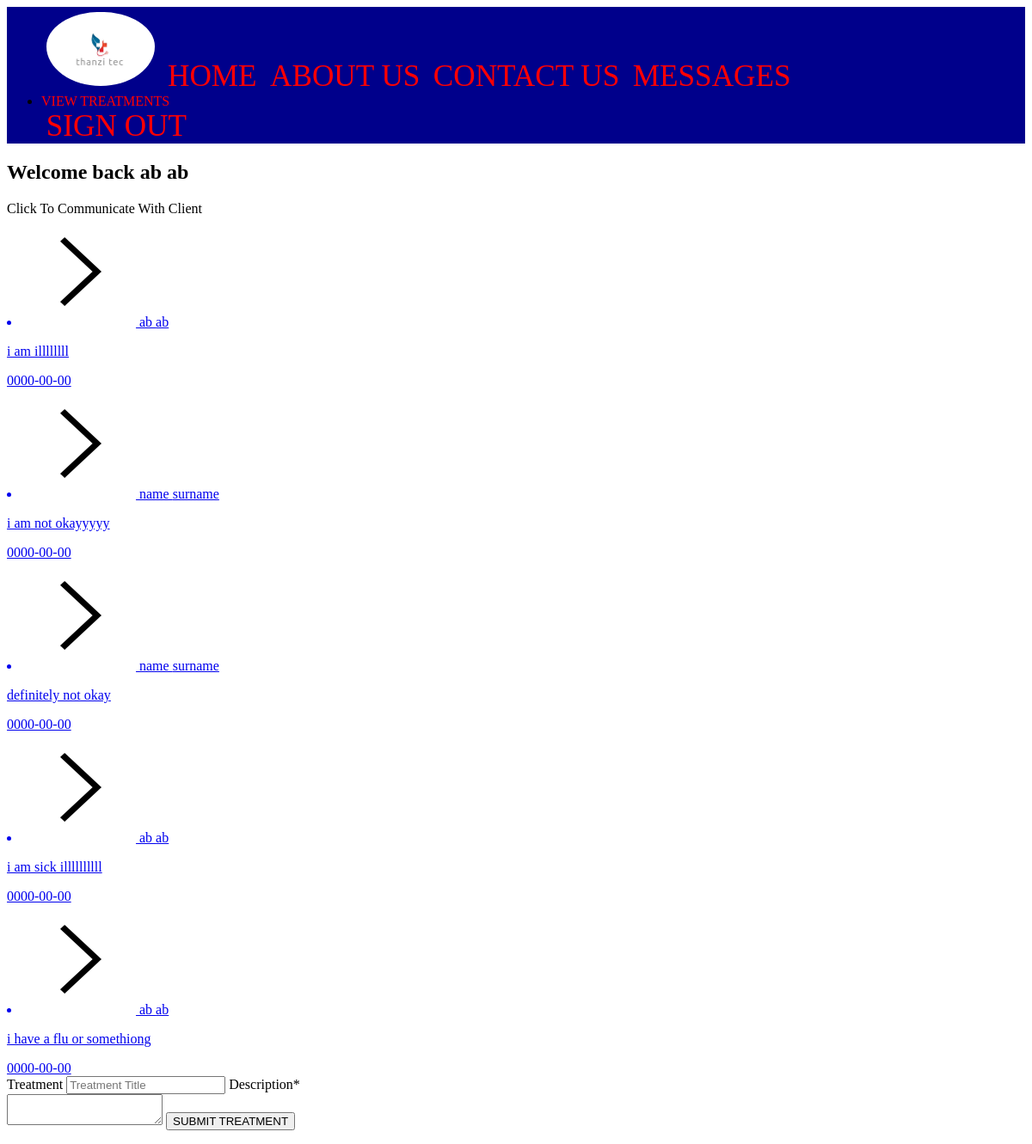
/mp_home.php (signed in), run on the app's committed database.
### tables this page shows
CREATE TABLE `treatment_requests` (
  `client_id` varchar(30) NOT NULL,
  `client_condition` varchar(80) NOT NULL,
  `date_posted` date NOT NULL,
  `condition_id` varchar(30) DEFAULT NULL
);

CREATE TABLE `client` (
  `name` text NOT NULL,
  `surname` text NOT NULL,
  `address` varchar(80) NOT NULL,
  `gender` char(1) NOT NULL,
  `age` int(3) NOT NULL,
  `phone_number` varchar(15) NOT NULL,
  `email` varchar(35) NOT NULL,
  `password` varchar(30) NOT NULL,
  `img` text NOT NULL
);

### populate_mp_home.php (the view, shortened to what this page needs)
<?php
	echo "Click To Communicate With Client";
	$sql = "SELECT * FROM `treatment_requests`";
	$result = $conn->query($sql);
	if($result->num_rows > 0){
		while($rows = $result->fetch_assoc()){
			$sql = "SELECT * FROM `client` WHERE email = '{$rows['client_id']}' ";
			$res = $conn->query($sql);
			if($res->num_rows > 0){
				$row = $res->fetch_assoc();
				echo "<a href = mp_home.php?id={$rows['condition_id']}&&cid=cli>
						<li class = \"user_info\">
						<img class = \"dp\" src ={$row['img']}> {$row['name']} {$row['surname']}
						<p class = \"col16\">{$rows['client_condition']}</p>
						<div class = \"time\">{$rows['date_posted']}</div>
						</li>
						</a>";
			}
		}
	}
?>

### header.php (shortened to what this page needs)
<?php
	include('databaseHelper.php');
	$sql1 = "SELECT * FROM `client` WHERE `email` = '{$_SESSION['email']}'";
	$rez = $conn->query($sql1);
	if($rez->num_rows == 1){
	$header = "landing.php";
	$_GLOBALS['$viewTreatments'] = '<div class="header_item_wrap"><li><a class="header_item" href="view_treament.php">VIEW TREATMENTS</a></li> </div>';
	}
?>
<ul id = "header_item_wrap">
		<li class="header_item_wrap"><img src="img/ttec.png" alt="Thanzi Logo"  class="logo" /></li>
		<li class="header_item_wrap"><a class="header_item" href="<?php echo $header ?>">HOME</a></li>
		<li class="header_item_wrap"><a class="header_item" href="">ABOUT US</a></li>
		<li class="header_item_wrap"><a class="header_item" href="">CONTACT US</a></li>
		<li class="header_item_wrap"><a class="header_item" href="message.php">MESSAGES</a></li>
		<?php if(isset($_GLOBALS['$viewTreatments'])){echo $_GLOBALS['$viewTreatments'];}  ?>
		<li class="header_item_wrap"><a class="header_item" href="logout.php">SIGN OUT</a></li>
</ul>

### mp_home.php (shortened to what this page needs)
<?php
	require("header.php");
?>
<DOCTYPE! html>
<html>
	<head>
		<link href="css/style.css" type="text/css" rel="stylesheet"/>
	</head>
	<body>
	<h2>Welcome back <?php echo $_SESSION["name"]." ". $_SESSION["surname"] ?></h2>
	<div class = "left_float">
		<?php include('populate_mp_home.php');?>
	</div>
	<form action = "<?php echo htmlspecialchars($_SERVER['PHP_SELF']) ?>" method = "POST" autocomplete = "off">
		<label>Treatment</label>
		<input type = "text" name = "treatment" placeholder  = "Treatment Title">
		<label>Description*</label><br/>
		<textarea name = "description" required></textarea>
		<button>SUBMIT TREATMENT</button>
	</form>
	</body>
</html>

### css/style.css (style rules this page uses)
ul#header_item_wrap { background-color:darkblue; }
li.header_item_wrap { display: inline; font-size: 220%; padding: 0.5%; }
img.logo { width: 11%; height: 11%; border-radius: 50%; padding-top: 0.5%; }
a.header_item { text-decoration: none; color: red; }

### data on the page
treatment_requests: client.img (picture), client.name "ab", client.surname "ab", client_condition "i am illllllll", date_posted "0000-00-00"
treatment_requests: client.img (picture), client.name "name", client.surname "surname", client_condition "i am not okayyyyy", date_posted "0000-00-00"
treatment_requests: client.img (picture), client.name "name", client.surname "surname", client_condition "definitely not okay", date_posted "0000-00-00"
treatment_requests: client.img (picture), client.name "ab", client.surname "ab", client_condition "i am sick illllllllll", date_posted "0000-00-00"
treatment_requests: client.img (picture), client.name "ab", client.surname "ab", client_condition "i have a flu or somethiong", date_posted "0000-00-00"

### other printed values
$_SESSION["name"] "ab"
$_SESSION["surname"] "ab"
